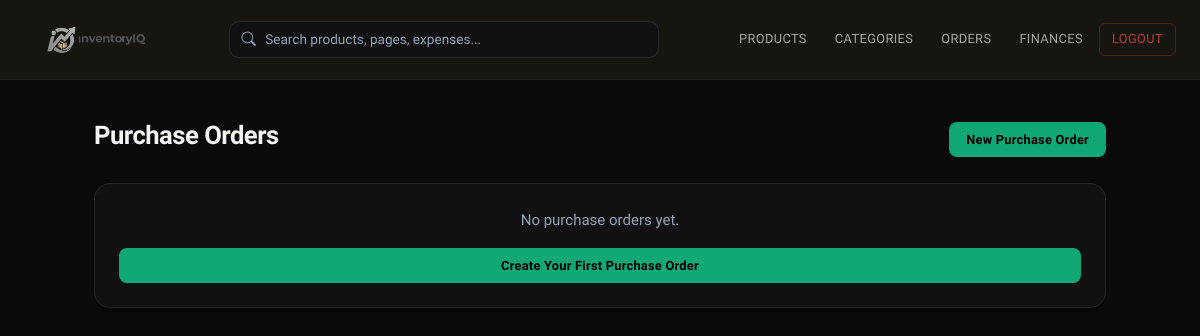
Before: /purchase-orders/ (signed in) with the older database file.
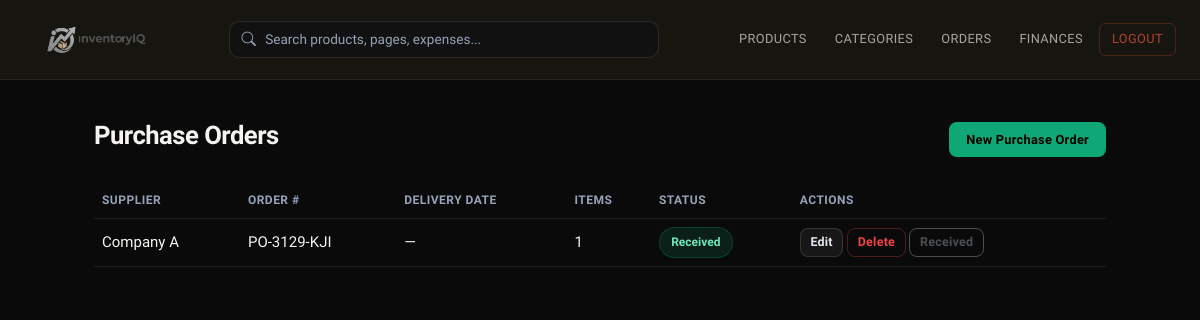
After: the same page with the newer database file.
### inventory/models.py (models this page shows, shortened)
class PurchaseOrder(models.Model):
    SUPPLIER_CHOICES = [
        ('company_a', 'Company A'),
        ('company_b', 'Company B'),
        ('company_c', 'Company C'),
    ]
    STATUS_CHOICES = [
        ('pending', 'Pending'),
        ('received', 'Received'),
    ]
    user = models.ForeignKey(User, on_delete=models.CASCADE, null=True, blank=True)
    supplier = models.CharField(max_length=50, choices=SUPPLIER_CHOICES)
    order_number = models.CharField(max_length=100, unique=True)
    note = models.TextField(blank=True, default='')
    delivery_date = models.DateField(blank=True, null=True)
    status = models.CharField(max_length=20, choices=STATUS_CHOICES, default='pending')
    created_at = models.DateTimeField(auto_now_add=True)
    class Meta:
        ordering = ['-created_at']

### inventory/views.py (the view)
# urls.py: path('purchase-orders/', views.purchase_order_list, name='purchase_order_list'),
@login_required
def purchase_order_list(request):
    orders = PurchaseOrder.objects.filter(user=request.user).prefetch_related('items').all()
    return render(request, 'inventory/purchase_order_list.html', {'orders': orders})

### templates/inventory/purchase_order_list.html (shortened to what this page needs)
{% extends 'base.html' %}
{% block content %}
<div class="d-flex justify-content-between align-items-center mb-4">
    <h2>Purchase Orders</h2>
    <a href="{% url 'purchase_order_create' %}" class="btn btn-dark">New Purchase Order</a>
</div>
{% if orders %}
<div class="table-responsive">
    <table class="table table-po align-middle">
        <thead>
            <tr>
                <th>Supplier</th>
                <th>Order #</th>
                <th>Delivery Date</th>
                <th>Items</th>
                <th>Status</th>
                <th>Actions</th>
            </tr>
        </thead>
        <tbody>
            {% for order in orders %}
            <tr>
                <td>{{ order.get_supplier_display }}</td>
                <td>{{ order.order_number }}</td>
                <td>{{ order.delivery_date|default:"—" }}</td>
                <td>{{ order.items.count }}</td>
                <td>
                    {% if order.status == 'pending' %}
                    <span class="status-badge status-pending">Pending</span>
                    {% else %}
                    <span class="status-badge status-received">Received</span>
                    {% endif %}
                </td>
                <td>
                    <a href="{% url 'purchase_order_edit' order.pk %}" class="btn btn-outline-secondary action-btn">Edit</a>
                    <a href="{% url 'purchase_order_delete' order.pk %}" class="btn btn-outline-danger action-btn">Delete</a>
                    {% if order.status == 'pending' %}
                    <form method="post" action="{% url 'purchase_order_receive' order.pk %}" class="d-inline">
                        {% csrf_token %}
                        <button type="submit" class="btn btn-outline-success action-btn">Mark Received</button>
                    </form>
                    {% else %}
                    <button class="btn btn-outline-secondary action-btn" disabled>Received</button>
                    {% endif %}
                </td>
            </tr>
            {% endfor %}
        </tbody>
    </table>
</div>
{% else %}
<div class="card p-4 text-center">
    <p class="text-muted mb-3">No purchase orders yet.</p>
    <a href="{% url 'purchase_order_create' %}" class="btn btn-dark">Create Your First Purchase Order</a>
</div>
{% endif %}
{% endblock %}

Changed rows visible on the page:
added PurchaseOrder: supplier "Company A", order_number "PO-3129-KJI", delivery_date "—", items.count "1", status "Received"
Other visible differences:
text no longer shown: "No purchase orders yet. Create Your First Purchase Order"
text now shown: "SUPPLIER ORDER # DELIVERY DATE ITEMS STATUS ACTIONS"
